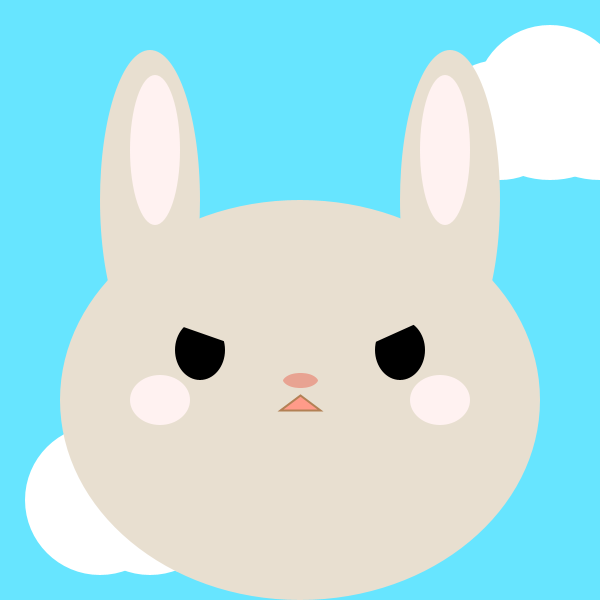
Frame 1 (no input)
Frame 60 (the mouse pressed at the canvas centre just before this capture): identical to frame 1, image omitted
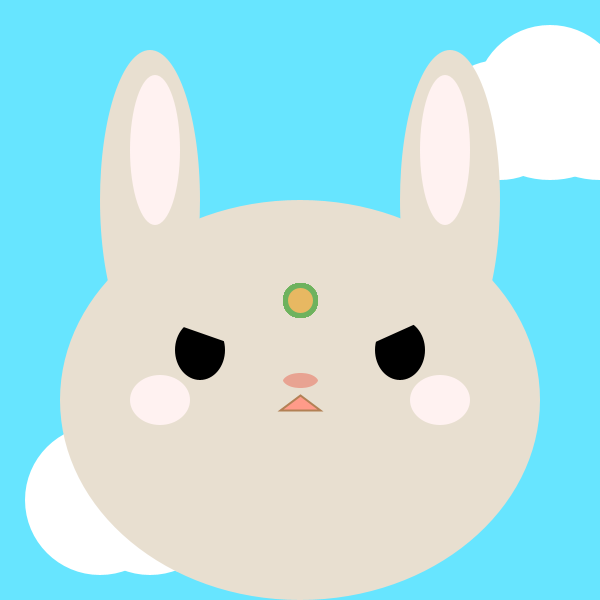
Frame 120 (the mouse held since frame 60 and released just before this capture)

The Processing sketch that drew these frames (run headless with seeded random() and noise(); from frame 60 on, the mouse is pressed at the canvas centre):

// Processing sketch: KimberlyChen_HW1
// ── KimberlyChen_HW1.pde
void setup(){
  size(600,600);
 background(103,229,255);
 noStroke();
 //cloud 1
 ellipse(500,120,130,120);
 ellipse(550,120,150,120);
 ellipse(600,120,150,120);
 ellipse(550,100,150,150); //cloud top
 //cloud 2
 ellipse(100,500,150,150);
  ellipse(150,500,150,150);
  ellipse(200,500,150,150);
  ellipse(150,450,160,160); //cloud top 2
  
  //headshape
  fill(232,223,208); //beige
  ellipse(300,400,480,400); //head
  ellipse(150,200,100,300); //left ear
  ellipse(450,200,100,300); //right ear
  
  fill(255,242,241); //pink
  ellipse(155,150,50,150); //ear middle L
  ellipse(445,150,50,150); //ear middle R
  
  //facial features
  //eyes
  fill(0);
  ellipse(200,350,50,60); //left eye
  ellipse(400,350,50,60); //right eye
  stroke(232,223,208); //beige stroke
  strokeWeight(15);
  line(130,300,230,335); //left eye detail
  line(360,340,460,295); //right eye detail
  //nose
  fill(232,163,146);
  ellipse(300,380,50,30);
  //mouth
  stroke(178,129,85);
  strokeWeight(2);
  fill(255,155,137);
  triangle(300,395,280,410,320,410);
  //cheeks
  noStroke();
  fill(255,242,241);
  ellipse(160,400,60,50);
  ellipse(440,400,60,50);
  
  frameRate(30);
}

void draw(){
 if (mousePressed){
   stroke(110,178,94);
   strokeWeight(5);
   fill(232,184,98);
   ellipse(mouseX,mouseY,30,30); //these are supposed to resemble carrots, but I haven't figured that out yet.

  
 }
}
